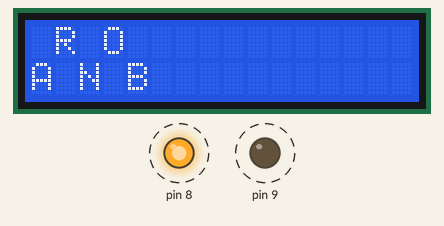
A sketch run on a simulated Arduino Uno, built with avr-gcc and run on an emulated ATmega328P. Shown: 16×2 character LCD, output pins drawn as LEDs (lit = HIGH). Dashed ring = blinking.

Above: at 0.1 s.
At 2.2 s:
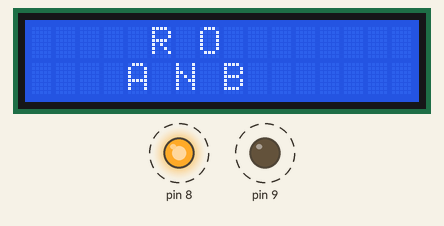
At 4.2 s:
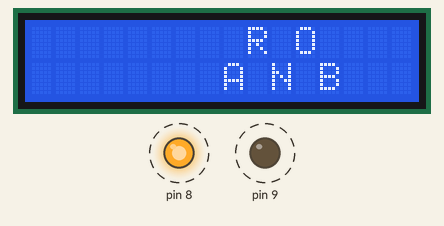
At 8.8 s:
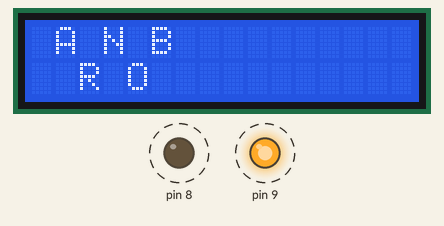
Timing chart, 0 to 40.0 s (numbered marks = the images above):
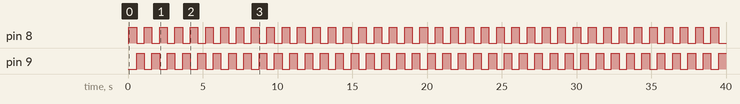

The sketch:

LCD_Q2.ino
```cpp
/* Question
  TEXT will move like a snake on 16x2 LCD Display.
  LED-1 will TURN ON when, First char is in LINE-2.
  LED-2 will TURN ON when, First char is in LINE-1.
*/
#include<Wire.h>
#include<LiquidCrystal_I2C.h>
LiquidCrystal_I2C lcd(0x3F,16,2);
void setup() {
  pinMode(8,OUTPUT);
  pinMode(9,OUTPUT);
  lcd.init();
  lcd.backlight();
}

void loop() {
  char text[] = {'A','R','N','O','B'};
  for(int i=0;i<16;i++){
    for(int pos=0;pos<sizeof(text);pos++){
        if((i+pos)%2==0)
        {
          lcd.setCursor(i+pos,1);
          lcd.print(text[pos]);
        } else {
          lcd.setCursor(i+pos,0);
          lcd.print(text[pos]);
        }
      if(i%2==0)
        {
          digitalWrite(8,HIGH);
          digitalWrite(9,LOW);
        } else {
          digitalWrite(8,LOW);
          digitalWrite(9,HIGH);
        }
    }
  delay(500);
  lcd.clear();
  }
}
```

Measured:
- by itself, pin 8, pin 9: alternates HIGH for 0.51 s and LOW for 0.51 s
- by itself, everything shown: repeats every 8.2 s, in 17 steps
- what the display in image 1 shows lasts 0.5 s, from 2.1 s to 2.6 s
